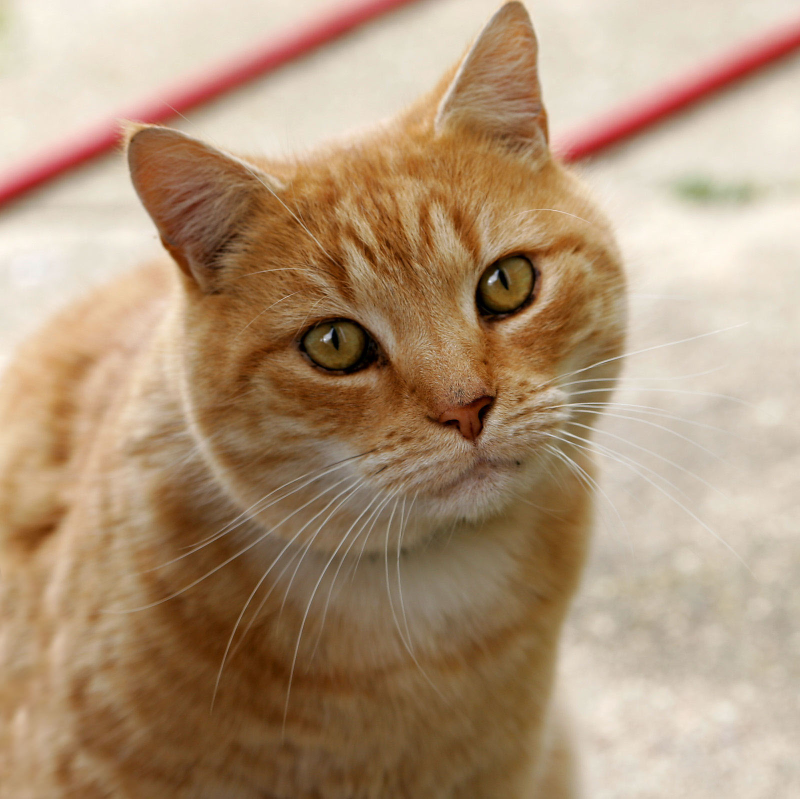
#> input picture Images/Cat03.jpg, 1600 x 1598 px (shown at 1/2 size)
$ jupyter execute HW13_RGBDivision.ipynb
#> lines starting #> are read from the running program, lines starting #| are printed output that depends on the picture
[cell 1]
import numpy as np
import cv2

img_path="Images//Cat03.jpg"

img=cv2.imread(img_path)
#> img is the input picture: shape (1598, 1600, 3); mean B, G, R 120.7, 148.8, 175.9
img=cv2.resize(img,(500,500))
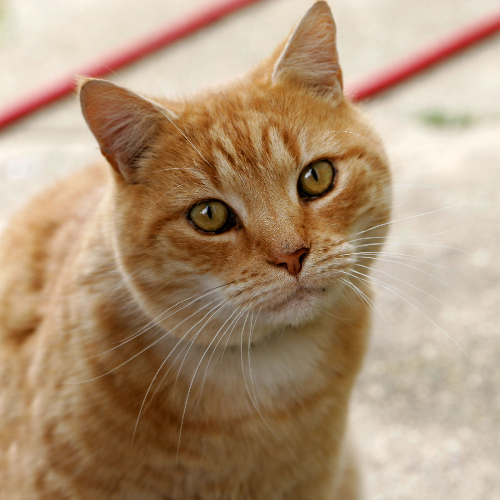
#> img: shape (500, 500, 3); mean B, G, R 120.6, 148.7, 175.8


# Checking the dimensions of the image
print(img.shape)
#| (500, 500, 3)

#Because OpenCV reads images in BGR format by default,we need to convert the image to RGB format
img=cv2.cvtColor(img,cv2.COLOR_BGR2RGB)

# Splitting the channels

#r,g,b=img[:,:,0],img[:,:,1],img[:,:,2]

# or with cv2.split() method

r,g,b=cv2.split(img)
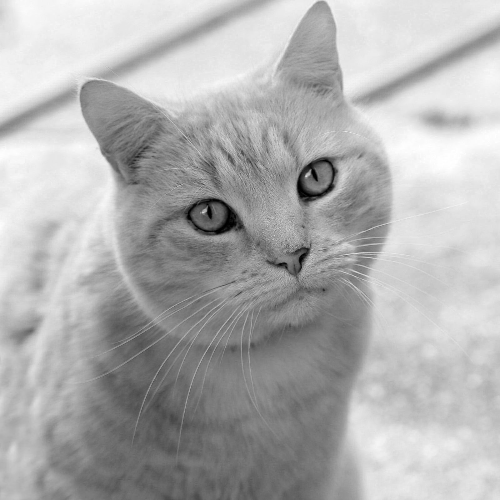
#> r: shape (500, 500); min 0, max 255, mean 175.8
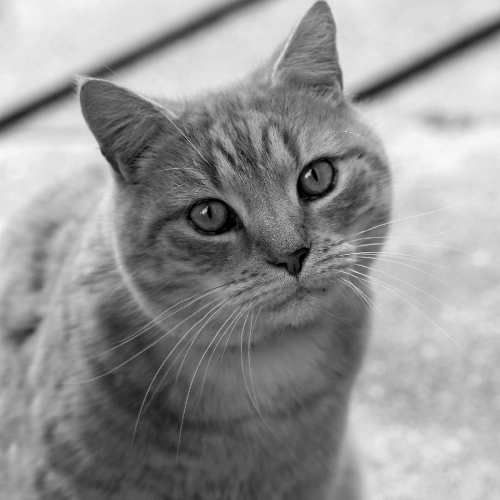
#> g: shape (500, 500); min 0, max 249, mean 148.7
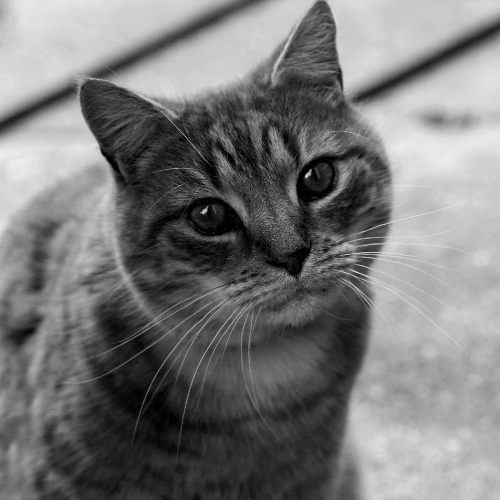
#> b: shape (500, 500); min 0, max 238, mean 120.6

print(f"R Channel Image Shape:{r.shape},G Channel Image Shape:{g.shape},B Channel Image Shape:{b.shape}")
#| R Channel Image Shape:(500, 500),G Channel Image Shape:(500, 500),B Channel Image Shape:(500, 500)

# Showing the image representations of the channels

stackedimg=np.hstack((r,g,b))
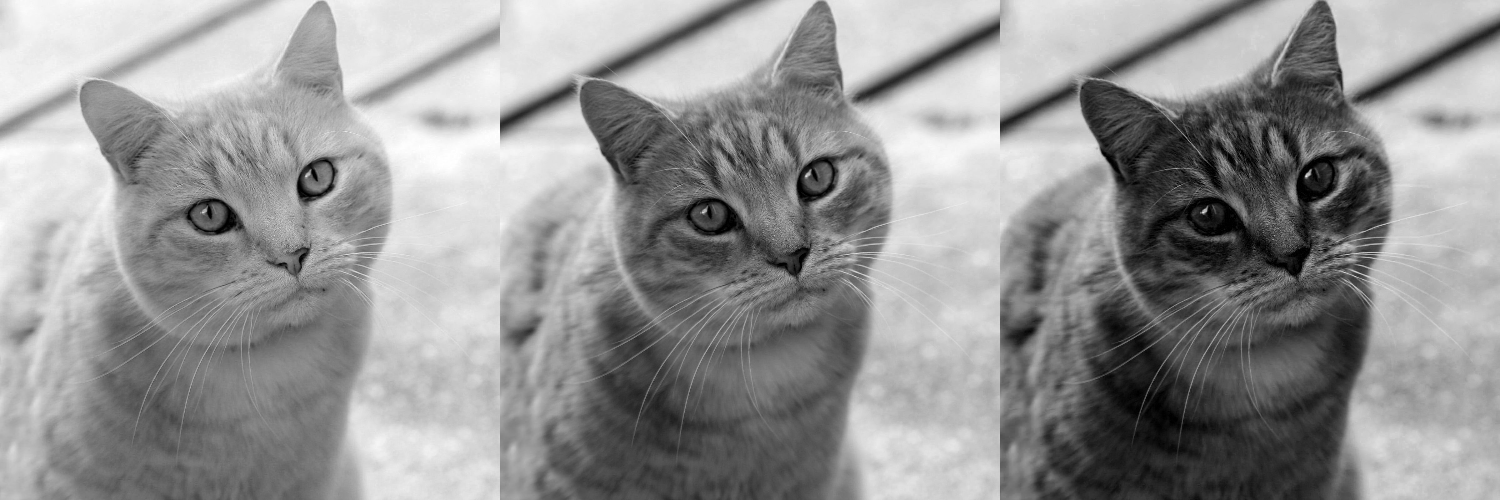
#> stackedimg: shape (500, 1500); min 0, max 255, mean 148.4

cv2.imshow("Comparing different channels vs original",stackedimg)
cv2.waitKey(0)
cv2.destroyAllWindows()
